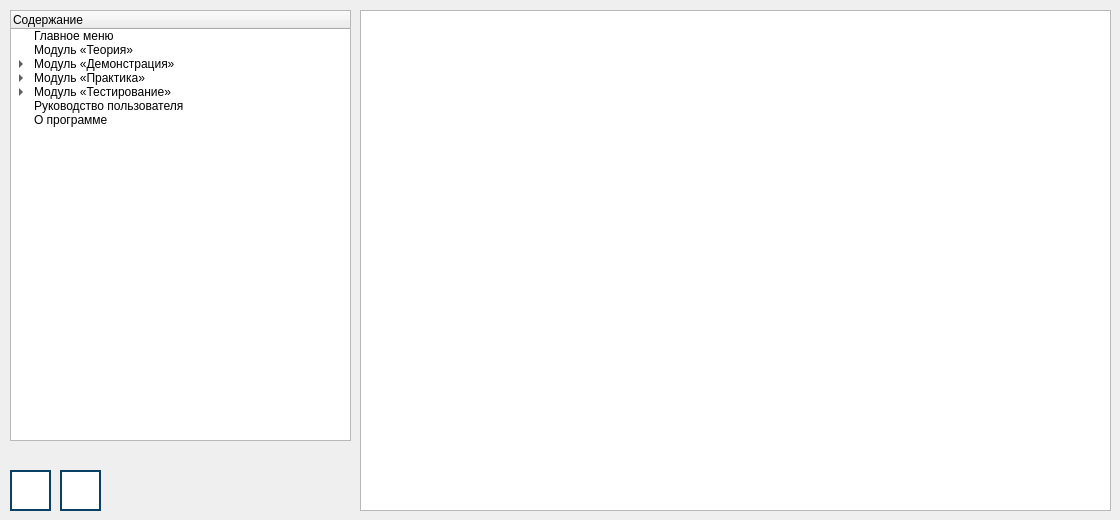
<?xml version="1.0" encoding="UTF-8"?>
<ui version="4.0">
 <class>UserHelpWindow</class>
 <widget class="QDialog" name="UserHelpWindow">
  <property name="geometry">
   <rect>
    <x>0</x>
    <y>0</y>
    <width>1120</width>
    <height>520</height>
   </rect>
  </property>
  <property name="windowTitle">
   <string>Руководство пользователя - RayTracing</string>
  </property>
  <widget class="QPushButton" name="button_prev_page">
   <property name="geometry">
    <rect>
     <x>10</x>
     <y>470</y>
     <width>41</width>
     <height>41</height>
    </rect>
   </property>
   <property name="styleSheet">
    <string notr="true">QPushButton {
    background-color: rgb(255, 255, 255);
    border: 2px solid #094065;
}

QPushButton:pressed {
    background-color:  rgb(118, 118, 118);
}
</string>
   </property>
   <property name="text">
    <string/>
   </property>
   <property name="icon">
    <iconset>
     <normaloff>images/prev-page.png</normaloff>images/prev-page.png</iconset>
   </property>
   <property name="iconSize">
    <size>
     <width>32</width>
     <height>32</height>
    </size>
   </property>
  </widget>
  <widget class="QTextBrowser" name="text_help">
   <property name="geometry">
    <rect>
     <x>360</x>
     <y>10</y>
     <width>751</width>
     <height>501</height>
    </rect>
   </property>
  </widget>
  <widget class="QPushButton" name="button_next_page">
   <property name="geometry">
    <rect>
     <x>60</x>
     <y>470</y>
     <width>41</width>
     <height>41</height>
    </rect>
   </property>
   <property name="styleSheet">
    <string notr="true">QPushButton {
    background-color: rgb(255, 255, 255);
    border: 2px solid #094065;
}

QPushButton:pressed {
    background-color:  rgb(118, 118, 118);
}
</string>
   </property>
   <property name="text">
    <string/>
   </property>
   <property name="icon">
    <iconset>
     <normaloff>images/next-page.png</normaloff>images/next-page.png</iconset>
   </property>
   <property name="iconSize">
    <size>
     <width>32</width>
     <height>32</height>
    </size>
   </property>
  </widget>
  <widget class="QTreeWidget" name="list_of_contents">
   <property name="geometry">
    <rect>
     <x>10</x>
     <y>10</y>
     <width>341</width>
     <height>431</height>
    </rect>
   </property>
   <column>
    <property name="text">
     <string>Содержание</string>
    </property>
   </column>
   <item>
    <property name="text">
     <string>Главное меню</string>
    </property>
   </item>
   <item>
    <property name="text">
     <string>Модуль «Теория»</string>
    </property>
   </item>
   <item>
    <property name="text">
     <string>Модуль «Демонстрация»</string>
    </property>
    <item>
     <property name="text">
      <string>Настройки демонстрации</string>
     </property>
    </item>
    <item>
     <property name="text">
      <string>Пошаговое выполнение</string>
     </property>
    </item>
   </item>
   <item>
    <property name="text">
     <string>Модуль «Практика»</string>
    </property>
    <item>
     <property name="text">
      <string>Сдача выполненных работ</string>
     </property>
    </item>
    <item>
     <property name="text">
      <string>Доработка и корректировка работы</string>
     </property>
    </item>
    <item>
     <property name="text">
      <string>Статистика по выполненным работам</string>
     </property>
    </item>
   </item>
   <item>
    <property name="text">
     <string>Модуль «Тестирование»</string>
    </property>
    <item>
     <property name="text">
      <string>Первоначальные настройки</string>
     </property>
    </item>
    <item>
     <property name="text">
      <string>Режимы тестирования</string>
     </property>
    </item>
    <item>
     <property name="text">
      <string>Прохождение тестов</string>
     </property>
    </item>
    <item>
     <property name="text">
      <string>Статистика по пройденным тестам</string>
     </property>
    </item>
   </item>
   <item>
    <property name="text">
     <string>Руководство пользователя</string>
    </property>
   </item>
   <item>
    <property name="text">
     <string>О программе</string>
    </property>
   </item>
  </widget>
 </widget>
 <resources/>
 <connections/>
</ui>
